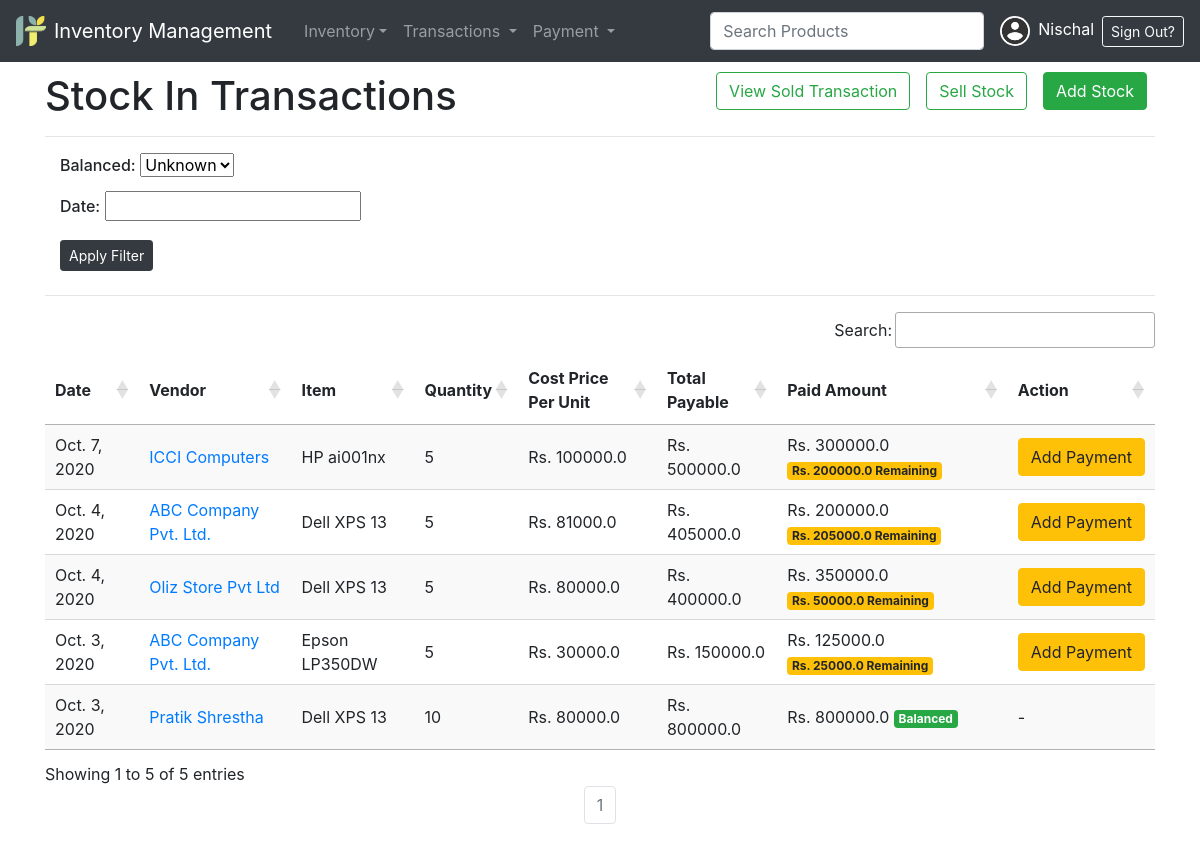
Before: /inventory/transactions/debit/ (signed in) with the older database file.
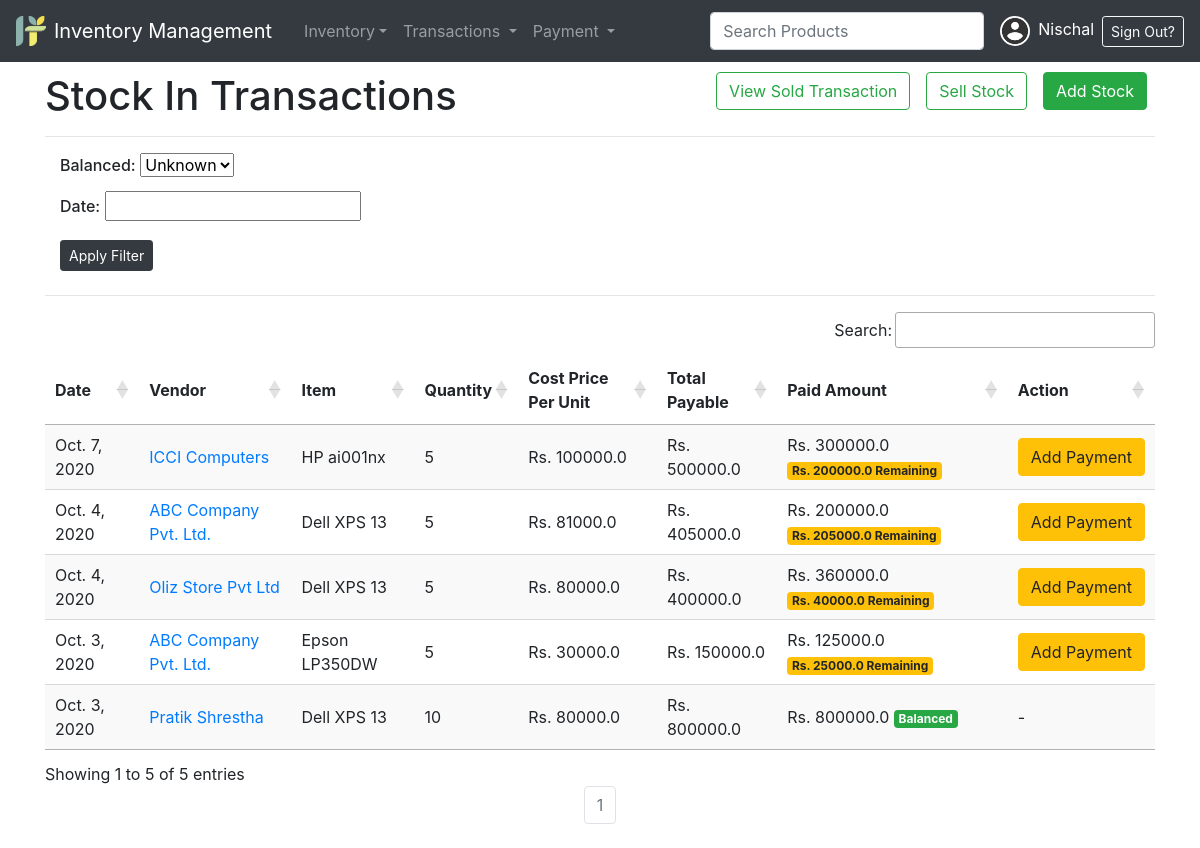
After: the same page with the newer database file.
### inventory/models.py (models this page shows, shortened)
class Transaction(models.Model):
    class Types(models.TextChoices):
        STOCK_OUT = "STOCK OUT", "Stock Out"
        STOCK_IN = "STOCK IN", "Stock In"
    base_type = Types.STOCK_IN
    _type = models.CharField(
        _("Type"), max_length=50, choices=Types.choices, default=base_type
    )
    vendor_client = models.CharField(_("Vendor or Client"), max_length=240)
    item = models.ForeignKey("inventory.Item", verbose_name=_("Inventory Item"), on_delete=models.CASCADE)
    quantity = models.IntegerField(_("Quantity"), default=0)
    cost = models.FloatField(_("Cost Price Per Quantity Unit"), default=0)
    paid = models.FloatField(_("Paid Amount"), default = 0)
    remarks = models.TextField(_("Remarks on Deal"), null=True, blank=True)
    date = models.DateTimeField(_("Date of Transaction"), auto_now_add=True)
    balanced = models.BooleanField(_("Balanced"), editable = False)
    mobile_num_regex = RegexValidator(regex="^[0-9]{9,15}$", message="Entered mobile number isn't in a right format!")
    contact  = models.CharField(validators=[mobile_num_regex], max_length=13)
    class Meta:
        ordering = ['-date']
    @property
    def total_payable(self):
        return self.cost*self.quantity
    @property
    def remaining_payment(self):
        return self.total_payable - self.paid

class Item(models.Model):
    name = models.CharField(_("Product Name"),max_length = 240, unique = True)
    brand = models.CharField(_("Product Brand"), max_length = 50, null=True, blank=True)
    category = models.ForeignKey("inventory.Category", verbose_name=_("category"), on_delete=models.CASCADE, related_name='categories')
    description = models.TextField(_("Product Description"))
    image = models.ImageField(_("Product Image"), upload_to="product_images", height_field=None, width_field=None, max_length=None, null=True, blank=True)
    cost_price = models.FloatField(_("Latest Cost Price"), default=0)
    quantity = models.IntegerField(_("Available Quantity"), default=0)
    selling_price = models.FloatField(_("Current Selling Price"), default=0)
    about_seller = models.TextField(_("About Seller"))
    def __str__(self):
        return self.name
    class Meta:
        ordering = ['name']

### inventory/views.py (the view)
# urls.py: path("transactions/debit/", DebitTransactionListView.as_view(), name="debit-transactions"),
class DebitTransactionListView(LoginRequiredMixin, UserPassesTestMixin, FilterView):
    model = DebitTransaction
    template_name = "inventory/dr_transactions.html"
    context_object_name = 'transactions'
    paginate_by=50
    def test_func(self):
        return self.request.user._type == 'ADMIN'
    def get_queryset(self):
        qs = super().get_queryset()
        print(qs.first().date)
        date = self.request.GET.get('date')#for custom date filter django_filter didnt work for sum reason
        if date:
            date_dt = make_aware(datetime.strptime(date, '%m/%d/%Y'))#convert sting date to datetime #makeaware is making aware about timezone
            qs = qs.filter(date__lte=date_dt)#filtering
        return qs.order_by('-id')
    def get_context_data(self, **kwargs):
        context = super().get_context_data(**kwargs)
        context["title"] = "Debit Transactions"
        return context

### inventory/models.py (called while the page is built)
    def get_queryset(self, *args, **kwargs):
        return super().get_queryset(*args, **kwargs).filter(_type=Transaction.Types.STOCK_IN)

### templates/inventory/dr_transactions.html (shortened to what this page needs)
{% extends 'partial/base.html' %}
{% block style %}
<link rel="stylesheet" type="text/css" href="https://cdn.datatables.net/1.10.22/css/jquery.dataTables.css">
<link rel="stylesheet" href="//code.jquery.com/ui/1.12.1/themes/base/jquery-ui.css">
{% endblock style %}
{% block content %}
<a href="{% url 'inventory:add-stock' %}" class="mx-2 btn btn-success" style="float:right;">Add Stock</a>
<a href="{% url 'inventory:sell-stock' %}" class="mx-2 btn btn-outline-success" style="float:right;">Sell Stock</a>
<a href="{% url 'inventory:credit-transactions' %}" class="mx-2 btn btn-outline-success" style="float:right;">View Sold Transaction</a>
<h1>Stock In Transactions</h1>
<hr>
<form action="" method="get">
    <div class="col-md-4">
      <label for="inputState"><h6>Balanced:</h6></label>
      {{filter.form.balanced}}<br>
      <label for="inputState"><h6>Date:</h6></label>
      {{filter.form.date}}<br>
    <input type="submit" class='my-2 btn btn-sm btn-dark' value='Apply Filter'>
    </div>
</form>
<hr>
<table id="table_id" class="display">
    <thead>
        <tr>
            <th>Date</th>
            <th>Vendor</th>
            <th>Item</th>
            <th>Quantity</th>
            <th>Cost Price Per Unit</th>
            <th>Total Payable</th>
            <th>Paid Amount</th>
            <th>Action</th>
        </tr>
    </thead>
    <tbody>
    {% for transaction in filter.qs %}
        <tr>
            <td>{{transaction.date|date}}</td>
            <td><a href="{% url 'inventory:transaction-update' transaction.id%}">{{transaction.vendor_client}}</a></td>
            <td>{{transaction.item}}</td>
            <td>{{transaction.quantity}}</td>
            <td>Rs. {{transaction.cost}}</td>
            <td>Rs. {{transaction.total_payable}}</td>
            <td>
                Rs. {{transaction.paid}}
                {% if transaction.remaining_payment > 0 %}
                    <span class="badge badge-warning">Rs. {{ transaction.remaining_payment }} Remaining</span>
                {% elif transaction.remaining_payment < 0 %}
                    <span class="badge badge-danger">Rs. {{ transaction.remaining_payment }} Overpaid</span>
                {% else %}
                    <span class="badge badge-success">Balanced</span>
                {% endif %}
            </td>
            <td>
                {% if transaction.balanced %}
                -
                {% else %}
                <a href="{% url 'inventory:quick-payment' transaction.id%}" class="btn btn-warning btn-small">Add Payment</a>
                {% endif %}
            </td>
        </tr>
    {% endfor %}
    </tbody>
</table>
{% include "partial/pagination.html" %}
{% endblock content %}

Changed rows visible on the page:
changed Transaction "Oliz Store Pvt Ltd": paid "350000.0" → "360000.0"; remaining_payment "50000.0" → "40000.0"
